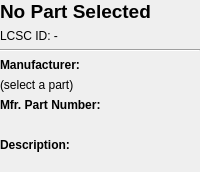
<?xml version="1.0" encoding="UTF-8"?>
<ui version="4.0">
 <class>PartInfoWidget</class>
 <widget class="QWidget" name="PartInfoWidget">
  <layout class="QVBoxLayout" name="verticalLayout">
   <property name="leftMargin">
    <number>0</number>
   </property>
   <property name="topMargin">
    <number>0</number>
   </property>
   <property name="rightMargin">
    <number>0</number>
   </property>
   <property name="bottomMargin">
    <number>0</number>
   </property>
   <item>
    <widget class="QLabel" name="label_PartTitle">
     <property name="font">
      <font>
       <pointsize>14</pointsize>
       <weight>75</weight>
       <bold>true</bold>
      </font>
     </property>
     <property name="text">
      <string>No Part Selected</string>
     </property>
     <property name="wordWrap">
      <bool>true</bool>
     </property>
     <property name="textInteractionFlags">
      <set>Qt::TextSelectableByMouse</set>
     </property>
    </widget>
   </item>
   <item>
    <widget class="QLabel" name="label_LcscId">
     <property name="text">
      <string>LCSC ID: -</string>
     </property>
     <property name="textInteractionFlags">
      <set>Qt::TextSelectableByMouse</set>
     </property>
    </widget>
   </item>
   <item>
    <widget class="Line" name="line_2">
     <property name="orientation">
      <enum>Qt::Horizontal</enum>
     </property>
    </widget>
   </item>
   <item>
    <widget class="QLabel" name="mfn_label">
     <property name="font">
      <font>
       <weight>75</weight>
       <bold>true</bold>
      </font>
     </property>
     <property name="text">
      <string>Manufacturer:</string>
     </property>
    </widget>
   </item>
   <item>
    <widget class="QLabel" name="mfn_value">
     <property name="text">
      <string>(select a part)</string>
     </property>
     <property name="wordWrap">
      <bool>true</bool>
     </property>
     <property name="textInteractionFlags">
      <set>Qt::TextSelectableByMouse</set>
     </property>
    </widget>
   </item>
   <item>
    <widget class="QLabel" name="mfn_part_label">
     <property name="font">
      <font>
       <weight>75</weight>
       <bold>true</bold>
      </font>
     </property>
     <property name="text">
      <string>Mfr. Part Number:</string>
     </property>
    </widget>
   </item>
   <item>
    <widget class="QLabel" name="mfn_part_value">
     <property name="text">
      <string/>
     </property>
     <property name="wordWrap">
      <bool>true</bool>
     </property>
     <property name="textInteractionFlags">
      <set>Qt::TextSelectableByMouse</set>
     </property>
    </widget>
   </item>
   <item>
    <widget class="QLabel" name="description_label">
     <property name="font">
      <font>
       <weight>75</weight>
       <bold>true</bold>
      </font>
     </property>
     <property name="text">
      <string>Description:</string>
     </property>
    </widget>
   </item>
   <item>
    <widget class="QLabel" name="description_value">
     <property name="text">
      <string/>
     </property>
     <property name="wordWrap">
      <bool>true</bool>
     </property>
     <property name="textInteractionFlags">
      <set>Qt::TextSelectableByMouse</set>
     </property>
    </widget>
   </item>
  </layout>
 </widget>
 <resources/>
 <connections/>
</ui>
